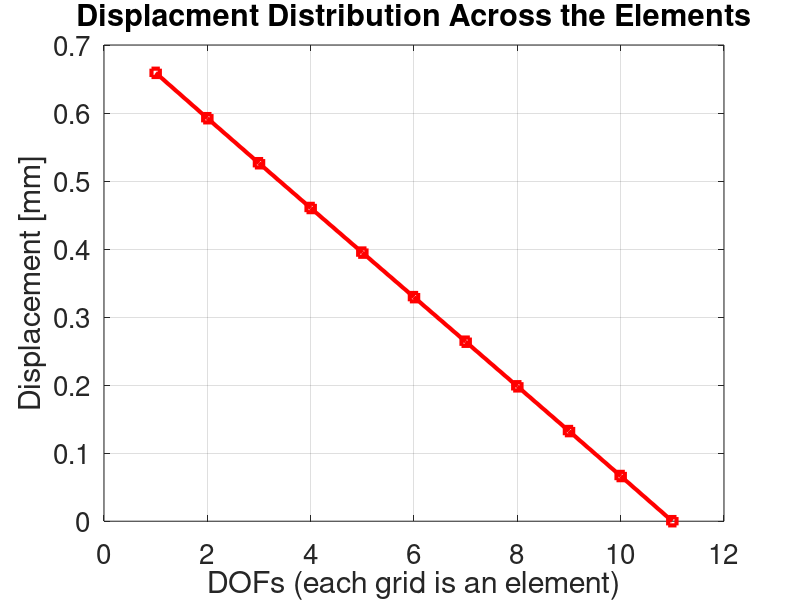
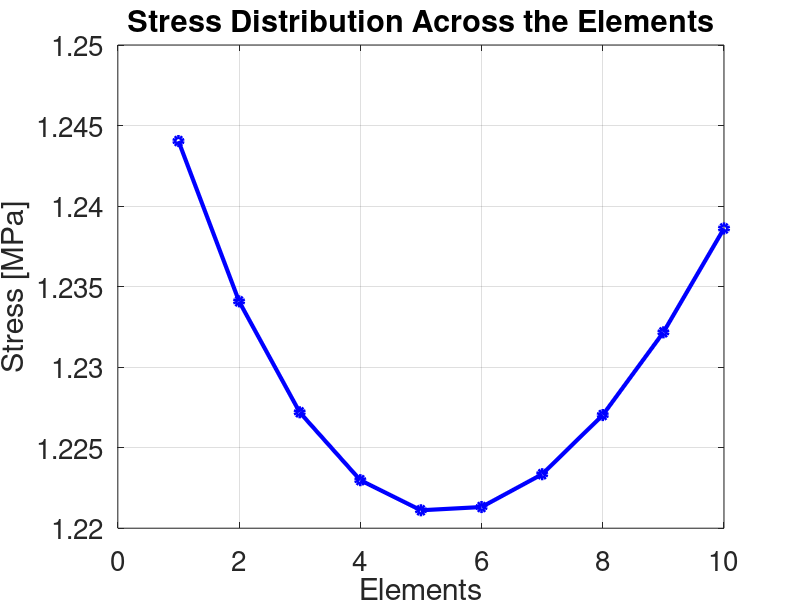
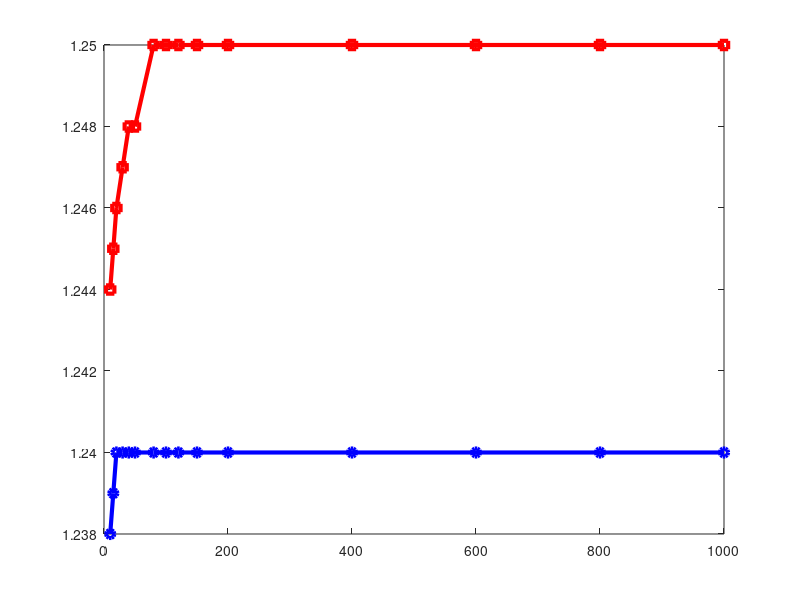

The MATLAB source for these figures, in order: (Note: this script raises an error after producing the figures.)
clear all;
clc;

F=5*10^6; %Applied force
w0=2;
w1=3;
t=2;
h=20;
g=9.81;
rho=2500;
E=37.3*10^9;
L=h;

n_elem =10;         % Number of elements
n_nodes = n_elem + 1;

Edof = zeros(n_elem, 3);

for i = 1:n_elem
    Edof(i, :) = [i, i, i+1];
end

Dof=(1:n_nodes)';

% Generate node coordinates
x_coords = linspace(0, L, n_nodes); 

% Generate Ex matrix: x-coordinates of each element [x_start, x_end]
Ex = [x_coords(1:end-1)', x_coords(2:end)'];


Nodof=size(Dof,1);
K_stiffness=zeros(Nodof);
fb=zeros(Nodof,1);
fl=zeros(Nodof,1);

for i = 1:size(Edof,1)
    ex = Ex(i,:);
    z1=Ex(i,1); 
    z2=Ex(i,2);
    x1=w0+(w1-w0)*z1/h; %Calculation of the element width 1
    x2=w0+(w1-w0)*z2/h; %Calculation of the element width 2
    A1=((x1*t)+(x2*t))/2;
    A_1(i)=A1;%average cross-sectional area of the element 
    Le=Ex(i,2)-Ex(i,1);%Calculation of the element length
    A2=(x1+x2)/2;
    A_2(i)=A2; %element area calculation
    b=A2*t*rho*g; %calculation of the body force
    %b=0;
    % Element stiffness matrix
    Ke = ( A1*E/ Le) * [1 -1; -1 1];
    % Element volume load matrix
    fl_e=b*Le*[0.5;0.5];
    edof = Edof(i, 2:3);
    %Assembly operation
    K_stiffness(edof, edof) = K_stiffness(edof, edof) + Ke;
    fl(edof)=fl(edof)+fl_e;
end 
K=K_stiffness;
free =Dof(1:end-1);%Free DOFs
const = Dof(end);  % Constrained DOFs
fb(1)=fb(1)+F; % Assigning the externl force
F=fb+fl;
U=zeros(Nodof,1);
U(const)=0;  % Apply known displacement
U(free) = K(free, free) \ (F(free)-K(free, const) * U(const)); %Calculation of the unknown displacement

eps= zeros(size(Edof,1),1);
sigma= zeros(size(Edof,1),1);

for  i = 1:size(Edof,1)
    edof = Edof(i, 2:3); % Get the DOFs for this element
    eps(i)=(U(edof(1)) - U(edof(2))) / (Ex(i,2) - Ex(i,1));
    % Compute the stress induced for the element
    sigma(i) = E * eps(i);
end


figure(1)
plot(Dof(:,1),U*10^3,'r-s','LineWidth', 3)
grid on
xlabel('DOFs (each grid is an element)','FontSize',24)
ylabel('Displacement [mm]','FontSize',24)
title('Displacment Distribution Across the Elements','FontSize',24)
set(gca, 'FontSize', 20)


figure(2)
plot(Edof(:,1),sigma*10^-6,'b-o','LineWidth', 3)
grid on
xlabel('Elements','FontSize',24)
ylabel('Stress [MPa]','FontSize',24)
title('Stress Distribution Across the Elements','FontSize',24)
set(gca, 'FontSize', 20)
fprintf('Stress at top (node 1): %.4f MPa\n', sigma(1)*1e-6)
fprintf('Stress at bottom (node %d): %.4f MPa\n', 11, sigma(end)*1e-6)




listelement_list = [1000 800 600 400 200 150 120 100 80 50 40 30 20 15 10];
sigma_max_comprn = [1.25 1.25 1.25 1.25 1.25 1.25 1.25 1.25 1.25 1.248 1.248 1.247 1.246 1.245 1.244];
sigma_x_h = [1.24 1.24 1.24 1.24 1.24 1.24 1.24 1.24 1.24 1.24 1.24 1.240 1.240 1.239 1.238];

sigma_compress_hand = 1.25;
sigma_x_h_hand = 1.24;

figure(3)
plot(listelement_list, sigma_max_comprn, 'r-s', 'LineWidth', 3);
hold on;
plot(listelement_list, sigma_x_h, 'b-o', 'LineWidth', 3);

% Add horizontal lines for hand calculations
yline(sigma_compress_hand, 'r--', 'LineWidth', 2, 'Label', 'Hand calc: max compressive', 'LabelVerticalAlignment', 'bottom');
yline(sigma_x_h_hand, 'b--', 'LineWidth', 2, 'Label', 'Hand calc: stress at x=h', 'LabelVerticalAlignment', 'top');

grid on
xlabel('Number of elements','FontSize',24)
ylabel('Stress [MPa]','FontSize',24)
title('Mesh Convergence Study','FontSize',24)
legend('Maximum compressive stress (FEA)', ...
       'Stress at x=h (FEA)', ...
       'Hand calc: max compressive', ...
       'Hand calc: stress at x=h', ...
       'Location','south');
set(gca, 'FontSize', 20)
